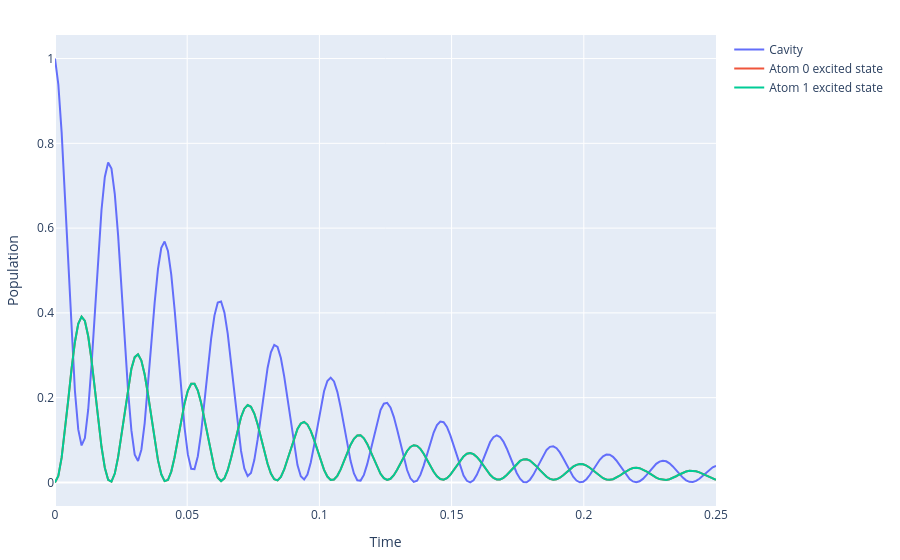

Here is the notebook cell this chart was saved with:
### Markdown cell above
We next consider the case where we have two emitters, which are non-resonant with the cavity, but whose respective frequencies are equal, (i.e. ${\omega_{E}}_{1} = {\omega_{E}}_{2} \neq \omega_{c}$).

### Code cell
cavity2 = Cavity(
    num_emitters=2,
    cavity_freq=245e3,
    emitter_freq=[245.1e3, 245.1e3],
    g=100,
    gamma=0.4,
    kappa=245e-1,
    num_photons=3,
)

initial_state2 = cavity2.cavity_state(num_photons=1)
result2 = cavity2.mesolve(initial_state2, tlist)
plot_populations(result2)

### Figure 1 — Plotly figure (JSON) as saved in the notebook; plotly's stock layout.template omitted (floating-point values rounded to 4 significant figures; data arrays with more than 128 entries replaced by an {"elided": "..."} marker saying what was removed)
{"data": [{"mode": "lines", "name": "Cavity", "type": "scatter", "x": {"elided": "200 float values"}, "y": {"elided": "200 float values"}}, {"mode": "lines", "name": "Atom 0 excited state", "type": "scatter", "x": {"elided": "200 float values"}, "y": {"elided": "200 float values"}}, {"mode": "lines", "name": "Atom 1 excited state", "type": "scatter", "x": {"elided": "200 float values"}, "y": {"elided": "200 float values"}}], "layout": {"margin": {"b": 20, "l": 20, "r": 20, "t": 35}, "title": {"text": ""}, "xaxis": {"title": {"text": "Time"}}, "yaxis": {"title": {"text": "Population"}}}}
